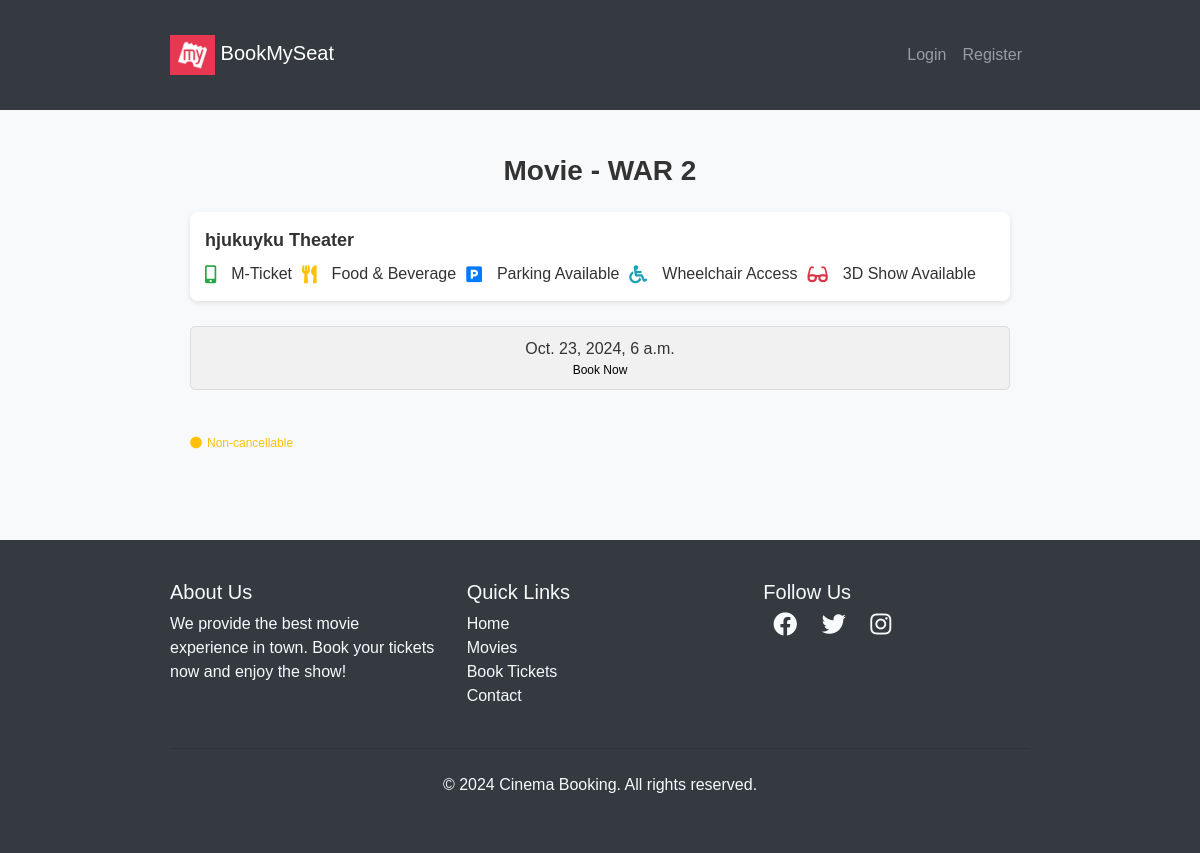
/movies/2/theaters, run on the app's committed database.
### movies/models.py (models this page shows, shortened)
class Movie(models.Model):
    GenreChoices = [
        ('Action', 'Action'),
        ('Drama', 'Drama'),
        ('Comedy', 'Comedy'),
        ('Romance', 'Romance'),
        ('Horror', 'Horror'),
        ('Thriller', 'Thriller'),
    ]
    LanguageChoices = [
        ('Hindi', 'Hindi'),
        ('English', 'English'),
        ('Tamil', 'Tamil'),
        ('Telugu', 'Telugu'),
        ('Spanish', 'Spanish'),
        ('Marathi', 'Marathi'),
    ]
    name = models.CharField(max_length=255)
    image = models.ImageField(upload_to="movies/")
    rating = models.DecimalField(max_digits=3, decimal_places=1)
    cast = models.TextField()
    description = models.TextField(blank=True, null=True)
    genre = models.CharField(max_length=30, choices=GenreChoices, default='Comedy')
    language = models.CharField(max_length=30, choices=LanguageChoices, default='Hindi')
    trailer_url = models.URLField(blank=True, null=True)

class Theater(models.Model):
    name = models.CharField(max_length=255)
    movie = models.ForeignKey(Movie, on_delete=models.CASCADE, related_name='theaters')
    time = models.DateTimeField()

### movies/views.py (the view)
# urls.py: path('<int:movie_id>/theaters',views.theater_list,name='theater_list'),
def theater_list(request, movie_id):
    movie = get_object_or_404(Movie, id=movie_id)
    theaters = Theater.objects.filter(movie=movie)
    return render(request, 'movies/theater_list.html', {'movie': movie, 'theaters': theaters})

### templates/movies/theater_list.html (shortened to what this page needs)
{% extends "users/basic.html" %}
{% block content %}
  <body>
    <div class="container">
      <div class="movie-title">Movie - {{ movie.name }}</div>
      {% if theaters %}
        {% for theater in theaters %}
        <div class="theatre-info">
          <div>
            <strong>{{ theater.name }} Theater</strong>
            <div class="info-icons mt-2">
              <i class="fas fa-mobile-alt text-success"></i> M-Ticket
              <i class="fas fa-utensils text-warning ms-3"></i> Food & Beverage
              <i class="fas fa-parking text-primary ms-3"></i> Parking Available
              <i class="fas fa-wheelchair text-info ms-3"></i> Wheelchair Access
              <i class="fas fa-glasses text-danger ms-3"></i> 3D Show Available
            </div>
          </div>
        </div>
        <div class="show-times">
          <div class="time-box">
            {{ theater.time }}
            <a href="{% url 'book_seats' theater.id %}">
              <span>Book Now</span>
            </a>
          </div>
        </div>
        {% endfor %}
      {% else %}
        <div class="no-theaters mt-4">
          <p>Sorry, no theaters are available for this movie at the moment.</p>
        </div>
      {% endif %}
      <div class="non-cancellable mt-4">
        <i class="fas fa-circle text-warning"></i> Non-cancellable
      </div>
    </div>
  </body>
{% endblock %}

### templates/users/basic.html (style rules this page uses)
body { font-family: Arial, sans-serif; }

### templates/movies/theater_list.html (style rules this page uses)
body { font-family: Arial, sans-serif; background-color: #f8f9fa; color: #333; margin: 0; padding: 0; }
.container { padding: 20px; max-width: 900px; margin: 0 auto; }
.movie-title { font-size: 28px; font-weight: bold; text-align: center; margin-bottom: 20px; }
.theatre-info { display: flex; justify-content: space-between; align-items: center; padding: 15px; background-color: #fff; border-radius: 8px; box-shadow: 0 2px 5px rgba(0, 0, 0, 0.1); margin-bottom: 15px; flex-wrap: wrap; }
.theatre-info strong { font-size: 18px; flex: 1; }
.info-icons { display: flex; flex-wrap: wrap; align-items: center; justify-content: flex-start; gap: 10px; margin-top: 10px; flex: 2; }
.info-icons i { margin-right: 5px; font-size: 18px; }
.show-times { display: flex; justify-content: space-between; padding: 10px 0; flex-wrap: wrap; }
.time-box { border: 1px solid #ddd; border-radius: 5px; padding: 10px 20px; text-align: center; background-color: #f1f1f1; margin-bottom: 10px; flex: 1; min-width: 100px; transition: transform 0.3s ease, background-color 0.3s ease; }
.time-box span { display: block; font-size: 12px; color: black; }
.non-cancellable { color: #ffc107; font-size: 12px; margin-top: 20px; display: flex; align-items: center; }
.non-cancellable i { margin-right: 5px; }

### data on the page
Movie: name "WAR 2"
Theater: name "hjukuyku", time "Oct. 23, 2024, 6 a.m."
